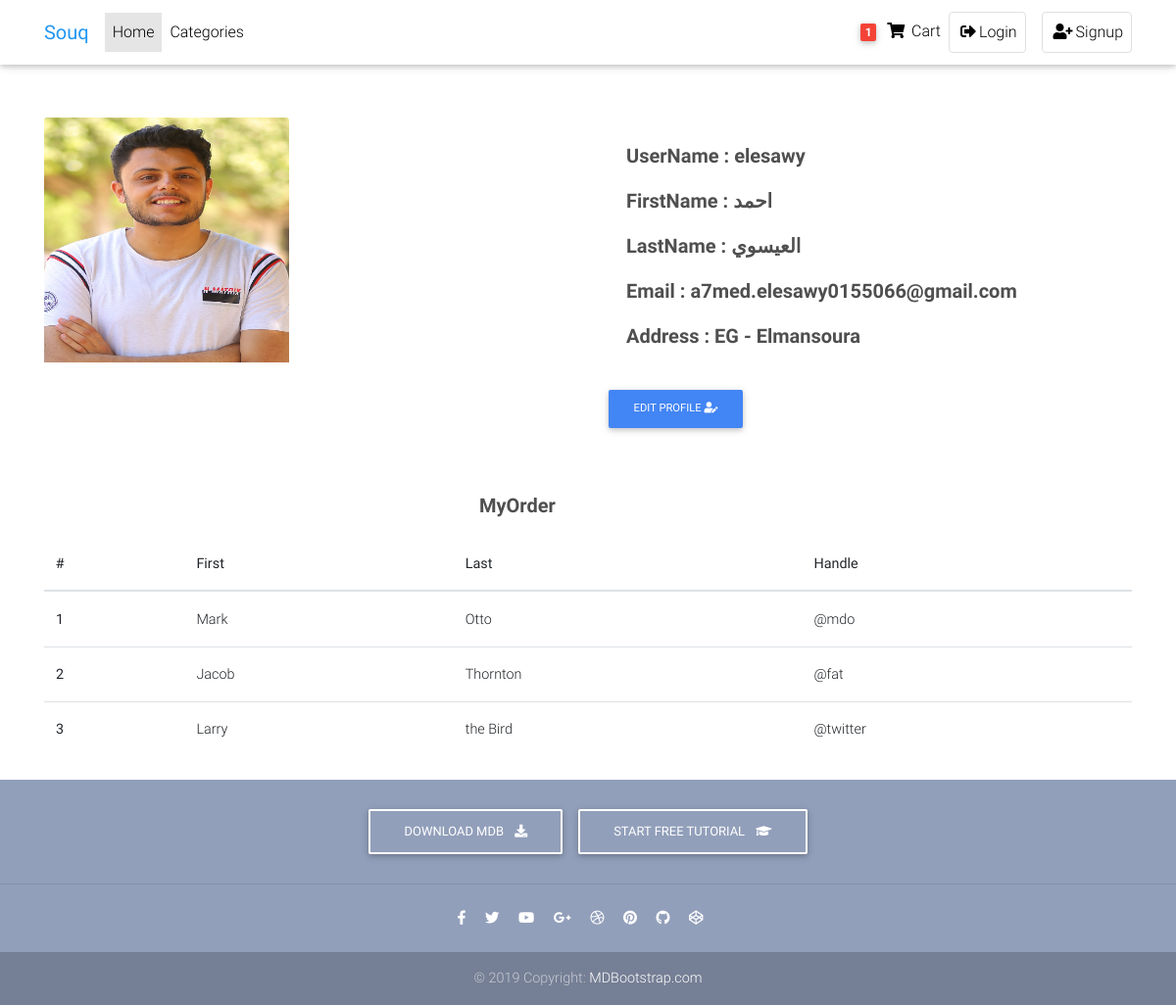
/accounts/elesawy, run on the app's committed database.
### accounts/models.py (models this page shows, shortened)
class Customer (models.Model):
    user= models.OneToOneField(User , on_delete=models.CASCADE , verbose_name='المستخدم')
    img = models.ImageField(upload_to= 'Customer_image', blank=True, null=True, verbose_name='الصوره')
    country= CountryField( verbose_name='الدوله')
    address = models.CharField(max_length=100, verbose_name='العنوان')
    join_date= models.DateTimeField(default=datetime.datetime.now, verbose_name='تاريخ الانضمام')
    slug = models.SlugField(blank=True, null=True)

### accounts/views.py (the view)
# urls.py: path('<slug:slug>', views.profile, name ='profile'),
def profile (request ,slug):
    profile =get_object_or_404 (Customer,slug=slug)
    return render(request , 'registration/profile.html' , {'profile':profile})

### accounts/templates/registration/profile.html
{% extends 'base.html' %}
{% load static %}
{% block body %}
  <main class="mt-5 pt-4">
    <div class="container dark-grey-text mt-5">
      <div class="row wow fadeIn">
        <div class="col-md-6 mb-4">
          {% if profile.img %}
          <img src="{{profile.img.url}}" class="card-img-top" style="height: 250px; width:250px"
          alt="">
        {% else %}
        <img src="{% static 'img/product.jpg' %}" class="card-img-top" style="height: 300px; width:300px"
            alt="">
        {% endif %}
        </div>
        <div class="col-md-6 mb-4">
          <div class="p-4">
            <p class="lead font-weight-bold">UserName : {{profile.user.username}}</p>
            <p class="lead font-weight-bold">FirstName : {{profile.user.first_name}}</p>
            <p class="lead font-weight-bold">LastName : {{profile.user.last_name}}</p>
            <p class="lead font-weight-bold">Email : {{profile.user.email}}</p>
            <p class="lead font-weight-bold">Address : {{profile.country}} - {{ profile.address}}</p>
        </div>
        <form class="d-flex justify-content-left">
          <button class="btn btn-primary btn-md my-0 p" type="submit">Edit Profile
            <i class="fas fa-user-edit"></i>
          </button>
        </form>
        </div>
      </div>
      <center></center><p class="lead font-weight-bold" style="margin-left:40% ;margin-top:40px" >MyOrder</p>
      <table class="table">
        <thead>
          <tr>
            <th scope="col">#</th>
            <th scope="col">First</th>
            <th scope="col">Last</th>
            <th scope="col">Handle</th>
          </tr>
        </thead>
        <tbody>
          <tr>
            <th scope="row">1</th>
            <td>Mark</td>
            <td>Otto</td>
            <td>@mdo</td>
          </tr>
          <tr>
            <th scope="row">2</th>
            <td>Jacob</td>
            <td>Thornton</td>
            <td>@fat</td>
          </tr>
          <tr>
            <th scope="row">3</th>
            <td>Larry</td>
            <td>the Bird</td>
            <td>@twitter</td>
          </tr>
        </tbody>
      </table>
    </div>
  </main>
{% endblock body %}

### templates/base.html (shortened to what this page needs)
{% load static %}
<!DOCTYPE html>
<html lang="en">
<head>
  <link rel="stylesheet" href="https://use.fontawesome.com/releases/v5.11.2/css/all.css">
  <link href="{% static 'css/bootstrap.min.css'%}" rel="stylesheet">
  <link href="{% static 'css/mdb.min.css'%}" rel="stylesheet">
  <link href="{% static 'css/style.min.css'%}" rel="stylesheet">
</head>
<body>
  <nav class="navbar fixed-top navbar-expand-lg navbar-light white scrolling-navbar">
    <div class="container">
      <a class="navbar-brand waves-effect" href="{% url 'Product:allproduct' %}" >
        <strong class="blue-text">Souq</strong>
      </a>
      <div class="collapse navbar-collapse" id="navbarSupportedContent">
        <ul class="navbar-nav mr-auto">
          <li class="nav-item active">
            <a class="nav-link waves-effect" href="{% url 'Product:allproduct' %}">Home
            </a>
          </li>
          <li class="nav-item">
            <a class="nav-link waves-effect" href="{% url 'Product:allproduct' %}" target="_blank">Categories </a>
          </li>
        </ul>
        <ul class="navbar-nav nav-flex-icons">
          <li class="nav-item">
            <a class="nav-link waves-effect">
              <span class="badge red z-depth-1 mr-1"> 1 </span>
              <i class="fas fa-shopping-cart"></i>
              <span class="clearfix d-none d-sm-inline-block"> Cart </span>
            </a>
          </li>
          {% if user.is_authenticated  %}
          <li class="nav-item mr-2">
            <a href=" {% url 'accounts:profile'  %} " class="nav-link border border-light rounded waves-effect"
              >
              <i class="fas fa-user "></i>{{user.username}}
            </a>
          </li>
          <li class="nav-item">
            <a href="{% url 'logout' %}" class="nav-link border border-light rounded waves-effect">
              <i class="fas fa-sign-out-alt "></i>
            </a>
          </li>
          {% else %}
          <li class="nav-item mr-3">
            <a href="{% url 'login' %}" class="nav-link border border-light rounded waves-effect"
              >
              <i class="fas fa-sign-out-alt "></i>Login
            </a>
          </li>
          <li class="nav-item">
            <a href="{% url 'accounts:signup' %}" class="nav-link border border-light rounded waves-effect">
              <i class="fas fa-user-plus "></i>Signup
            </a>
          </li>
          {% endif %}
        </ul>
      </div>
    </div>
  </nav>
    {% block body %}
    {% endblock body %}
  <footer class="page-footer text-center font-small mt-4 wow fadeIn">
    <div class="pt-4">
      <a class="btn btn-outline-white" href="https://mdbootstrap.com/docs/jquery/getting-started/download/" target="_blank"
        role="button">Download MDB
        <i class="fas fa-download ml-2"></i>
      </a>
      <a class="btn btn-outline-white" href="https://mdbootstrap.com/education/bootstrap/" target="_blank" role="button">Start
        free tutorial
        <i class="fas fa-graduation-cap ml-2"></i>
      </a>
    </div>
    <hr class="my-4">
    <div class="pb-4">
      <a href="https://www.facebook.com/mdbootstrap" target="_blank">
        <i class="fab fa-facebook-f mr-3"></i>
      </a>
      <a href="https://twitter.com/MDBootstrap" target="_blank">
        <i class="fab fa-twitter mr-3"></i>
      </a>
      <a href="https://www.youtube.com/watch?v=7MUISDJ5ZZ4" target="_blank">
        <i class="fab fa-youtube mr-3"></i>
      </a>
      <a href="https://plus.google.com/u/0/b/107863090883699620484" target="_blank">
        <i class="fab fa-google-plus-g mr-3"></i>
      </a>
      <a href="https://dribbble.com/mdbootstrap" target="_blank">
        <i class="fab fa-dribbble mr-3"></i>
      </a>
      <a href="https://pinterest.com/mdbootstrap" target="_blank">
        <i class="fab fa-pinterest mr-3"></i>
      </a>
      <a href="https://github.com/mdbootstrap/bootstrap-material-design" target="_blank">
        <i class="fab fa-github mr-3"></i>
      </a>
      <a href="http://codepen.io/mdbootstrap/" target="_blank">
        <i class="fab fa-codepen mr-3"></i>
      </a>
    </div>
    <div class="footer-copyright py-3">
      © 2019 Copyright:
      <a href="https://mdbootstrap.com/education/bootstrap/" target="_blank"> MDBootstrap.com </a>
    </div>
  </footer>
</body>
</html>

### templates/base.html (style rules this page uses)
html, body, header, .carousel { height: 60vh; }

### data on the page
Customer: img (picture), user.username "elesawy", user.first_name "احمد", user.last_name "العيسوي", user.email "a7med.elesawy0155066@gmail.com", country "EG", address "Elmansoura"
